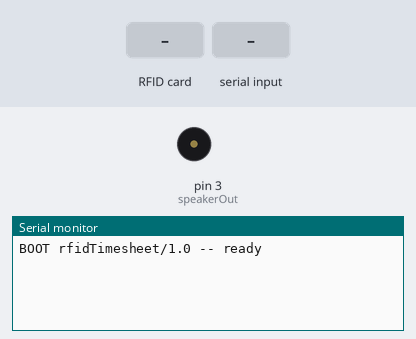
Recording of a sketch running on a simulated Arduino Uno, built with avr-gcc and run on an emulated ATmega328P. Shown: buzzer (waves = sounding, pin HIGH), the last lines printed to the serial monitor. The inputs (shaded band) are chosen by the test bench. Pins used as bus, display or sensor lines are not drawn.

Above: at 1.2 s.
1.3 s: RFID card 5E 7A 19 C4 held to the reader
At 2.4 s:
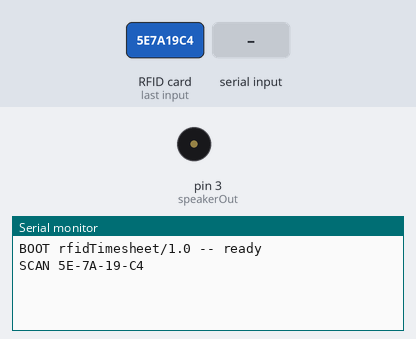
2.8 s: "1\n" received over Serial
At 3.4 s:
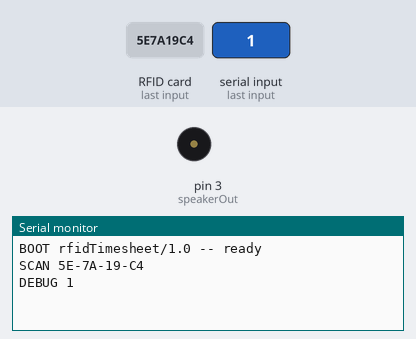

Measured:
- after the input at 1.3 s, the serial monitor: prints a new line at once (image 1)
- after the input at 2.8 s, the serial monitor: prints a new line at once (image 2)

The sketch:

rfidtimesheet.ino
```cpp
/*
 * BIRDBROODER Arduino input/output module
 * josh@finlay.id.au
 *
 ----------------------------------------------------------------------------- Nicola Coppola
 * Pin layout should be as follows:
 * Signal     Pin              Pin               Pin
 *            Arduino Uno      Arduino Mega      MFRC522 board
 * ------------------------------------------------------------
 * Reset      9                5                 RST
 * SPI SS     10               53                SDA
 * SPI MOSI   11               51                MOSI
 * SPI MISO   12               50                MISO
 * SPI SCK    13               52                SCK
 *
 * The reader can be found on eBay for around 5 dollars. Search for "mf-rc522" on ebay.com.
 */

#include <SPI.h>
#include <MFRC522.h>
#include "pitches.h"

#define SS_PIN 10
#define RST_PIN 9
#define speakerOut 3
MFRC522 mfrc522(SS_PIN, RST_PIN);  // Create MFRC522 instance.
/*int melody[] = {
  NOTE_C4, NOTE_G3, NOTE_G3, NOTE_A3, NOTE_G3, 0, NOTE_B3, NOTE_C4
};*/
int melody[] = {
  NOTE_B4, NOTE_C6, NOTE_G6, NOTE_CS7
};

int errormel[] = {
  NOTE_D4, NOTE_D4, NOTE_D4
};

int noteDurations[] = {
  8, 8, 8, 8
};

int errDurations[] {
  3, 3, 3, 3
};
bool dataReady = false;
String dataRcvd = "";
bool gotReply = true;

void setup() {
  Serial.begin(9600); // Initialize serial communications with the PC
  SPI.begin();      // Init SPI bus
  mfrc522.PCD_Init(); // Init MFRC522 card
  pinMode(speakerOut, OUTPUT);
  Serial.println("BOOT rfidTimesheet/1.0 -- ready");
}

void loop() {
  serialEvent();

  if (gotReply) {
    if (!mfrc522.PICC_IsNewCardPresent()) {
      return;
    }
    if (!mfrc522.PICC_ReadCardSerial()) {
      return;
    }


    gotReply = false;

    Serial.print("SCAN ");

    MFRC522::Uid cuid;

    bool firstDash = true;
    cuid = mfrc522.uid;
    for (byte i = 0; i < cuid.size; i++) {
      if(cuid.uidByte[i] < 0x10)
        Serial.print(F("0"));
      else {
        if (firstDash) {
          firstDash = false;
        }
        else Serial.print(F("-"));
      }
      Serial.print(cuid.uidByte[i], HEX);
    }
    Serial.println();
    delay(1000);
  }

  if (dataReady) {
    gotReply = true;
    if (dataRcvd == "TONEUP\n") { toneUp(); }
    if (dataRcvd == "TONEDOWN\n") { toneDown(); }
    if (dataRcvd == "TONEERR\n") { toneErr(); }
    Serial.print("DEBUG ");
    Serial.print(dataRcvd);
    dataRcvd = "";
    dataReady = false;
  }

    serialEvent();
}

void serialEvent() {
  while (Serial.available()) {
    char inChar = (char)Serial.read();
    dataRcvd += inChar;
    if (inChar == '\n') {
      dataReady = true;
    }
  }
}

void toneUp() {
    for (int thisNote = 0; thisNote < 4; thisNote++) {
      int noteDuration = 1000 / noteDurations[thisNote];
      tone(speakerOut, melody[thisNote], noteDuration);
      int pauseBetweenNotes = noteDuration * 1;
      delay(pauseBetweenNotes);
      noTone(8);
    }
}

void toneDown() {
    for (int thisNote = 3; thisNote > -1; thisNote--) {
      int noteDuration = 1000 / noteDurations[thisNote];
      tone(speakerOut, melody[thisNote], noteDuration);
      int pauseBetweenNotes = noteDuration * 1;
      delay(pauseBetweenNotes);
      noTone(8);
    }
}

void toneErr() {
    for (int thisNote = 0; thisNote < 3; thisNote++) {
      int noteDuration = 1000 / errDurations[thisNote];
      tone(speakerOut, errormel[thisNote], noteDuration);
      int pauseBetweenNotes = noteDuration * 1.3;
      delay(pauseBetweenNotes);
      noTone(8);
    }
}
```

pitches.h
```cpp
/*************************************************
 * Public Constants
 *************************************************/

#define NOTE_B0  31
#define NOTE_C1  33
#define NOTE_CS1 35
#define NOTE_D1  37
#define NOTE_DS1 39
#define NOTE_E1  41
#define NOTE_F1  44
#define NOTE_FS1 46
#define NOTE_G1  49
#define NOTE_GS1 52
#define NOTE_A1  55
#define NOTE_AS1 58
#define NOTE_B1  62
#define NOTE_C2  65
#define NOTE_CS2 69
#define NOTE_D2  73
#define NOTE_DS2 78
#define NOTE_E2  82
#define NOTE_F2  87
#define NOTE_FS2 93
#define NOTE_G2  98
#define NOTE_GS2 104
#define NOTE_A2  110
#define NOTE_AS2 117
#define NOTE_B2  123
#define NOTE_C3  131
#define NOTE_CS3 139
#define NOTE_D3  147
#define NOTE_DS3 156
#define NOTE_E3  165
#define NOTE_F3  175
#define NOTE_FS3 185
#define NOTE_G3  196
#define NOTE_GS3 208
#define NOTE_A3  220
#define NOTE_AS3 233
#define NOTE_B3  247
#define NOTE_C4  262
#define NOTE_CS4 277
#define NOTE_D4  294
#define NOTE_DS4 311
#define NOTE_E4  330
#define NOTE_F4  349
#define NOTE_FS4 370
#define NOTE_G4  392
#define NOTE_GS4 415
#define NOTE_A4  440
#define NOTE_AS4 466
#define NOTE_B4  494
#define NOTE_C5  523
#define NOTE_CS5 554
#define NOTE_D5  587
#define NOTE_DS5 622
#define NOTE_E5  659
#define NOTE_F5  698
#define NOTE_FS5 740
#define NOTE_G5  784
#define NOTE_GS5 831
#define NOTE_A5  880
#define NOTE_AS5 932
#define NOTE_B5  988
#define NOTE_C6  1047
#define NOTE_CS6 1109
#define NOTE_D6  1175
#define NOTE_DS6 1245
#define NOTE_E6  1319
#define NOTE_F6  1397
#define NOTE_FS6 1480
#define NOTE_G6  1568
#define NOTE_GS6 1661
#define NOTE_A6  1760
#define NOTE_AS6 1865
#define NOTE_B6  1976
#define NOTE_C7  2093
#define NOTE_CS7 2217
#define NOTE_D7  2349
#define NOTE_DS7 2489
#define NOTE_E7  2637
#define NOTE_F7  2794
#define NOTE_FS7 2960
#define NOTE_G7  3136
#define NOTE_GS7 3322
#define NOTE_A7  3520
#define NOTE_AS7 3729
#define NOTE_B7  3951
#define NOTE_C8  4186
#define NOTE_CS8 4435
#define NOTE_D8  4699
#define NOTE_DS8 4978
```
